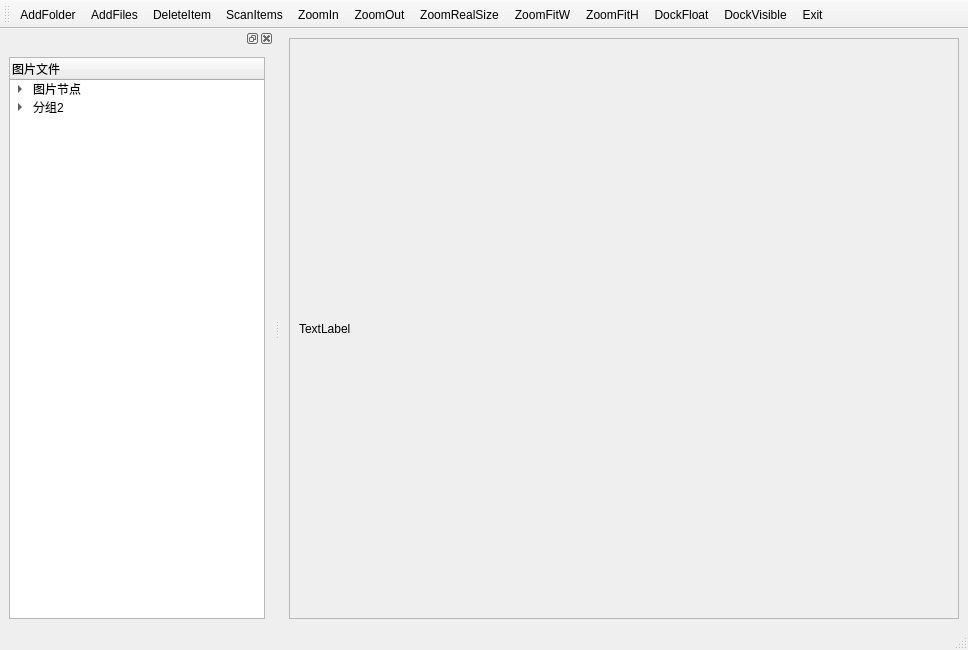
<?xml version="1.0" encoding="UTF-8"?>
<ui version="4.0">
 <class>MainWindow</class>
 <widget class="QMainWindow" name="MainWindow">
  <property name="geometry">
   <rect>
    <x>0</x>
    <y>0</y>
    <width>968</width>
    <height>650</height>
   </rect>
  </property>
  <property name="windowTitle">
   <string>MainWindow</string>
  </property>
  <widget class="QWidget" name="centralwidget">
   <layout class="QGridLayout" name="gridLayout_3">
    <item row="0" column="0">
     <widget class="QScrollArea" name="scrollArea">
      <property name="widgetResizable">
       <bool>true</bool>
      </property>
      <widget class="QWidget" name="scrollAreaWidgetContents">
       <property name="geometry">
        <rect>
         <x>0</x>
         <y>0</y>
         <width>673</width>
         <height>534</height>
        </rect>
       </property>
       <layout class="QHBoxLayout" name="horizontalLayout">
        <item>
         <widget class="QLabel" name="label">
          <property name="text">
           <string>TextLabel</string>
          </property>
         </widget>
        </item>
       </layout>
      </widget>
     </widget>
    </item>
   </layout>
  </widget>
  <widget class="QStatusBar" name="statusBar"/>
  <widget class="QToolBar" name="toolBar">
   <property name="windowTitle">
    <string>toolBar</string>
   </property>
   <property name="layoutDirection">
    <enum>Qt::LeftToRight</enum>
   </property>
   <property name="toolButtonStyle">
    <enum>Qt::ToolButtonTextUnderIcon</enum>
   </property>
   <attribute name="toolBarArea">
    <enum>TopToolBarArea</enum>
   </attribute>
   <attribute name="toolBarBreak">
    <bool>false</bool>
   </attribute>
   <addaction name="actionAddFolder"/>
   <addaction name="actionAddFiles"/>
   <addaction name="actionDeleteItem"/>
   <addaction name="actionScanItems"/>
   <addaction name="actionZoomIn"/>
   <addaction name="actionZoomOut"/>
   <addaction name="actionZoomRealSize"/>
   <addaction name="actionZoomFitW"/>
   <addaction name="actionZoomFitH"/>
   <addaction name="actionDockFloat"/>
   <addaction name="actionDockVisible"/>
   <addaction name="actionExit"/>
  </widget>
  <widget class="QDockWidget" name="dockWidget_3">
   <attribute name="dockWidgetArea">
    <number>1</number>
   </attribute>
   <widget class="QWidget" name="dockWidgetContents_3">
    <layout class="QGridLayout" name="gridLayout">
     <item row="0" column="0">
      <widget class="QTreeWidget" name="treeFiles">
       <column>
        <property name="text">
         <string>图片文件</string>
        </property>
       </column>
       <item>
        <property name="text">
         <string>图片节点</string>
        </property>
        <item>
         <property name="text">
          <string>分组节点</string>
         </property>
        </item>
       </item>
       <item>
        <property name="text">
         <string>分组2</string>
        </property>
        <item>
         <property name="text">
          <string>图片2</string>
         </property>
        </item>
       </item>
      </widget>
     </item>
    </layout>
   </widget>
  </widget>
  <widget class="QMenuBar" name="menubar">
   <property name="geometry">
    <rect>
     <x>0</x>
     <y>0</y>
     <width>968</width>
     <height>22</height>
    </rect>
   </property>
   <property name="defaultUp">
    <bool>false</bool>
   </property>
  </widget>
  <action name="actionAddFolder">
   <property name="icon">
    <iconset resource="ico.qrc">
     <normaloff>:/ico/ico/AddDir.ico</normaloff>:/ico/ico/AddDir.ico</iconset>
   </property>
   <property name="text">
    <string>AddFolder</string>
   </property>
   <property name="toolTip">
    <string>添加目录</string>
   </property>
  </action>
  <action name="actionAddFiles">
   <property name="icon">
    <iconset resource="ico.qrc">
     <normaloff>:/ico/ico/AddFile.ico</normaloff>:/ico/ico/AddFile.ico</iconset>
   </property>
   <property name="text">
    <string>AddFiles</string>
   </property>
   <property name="toolTip">
    <string>添加文件</string>
   </property>
  </action>
  <action name="actionZoomIn">
   <property name="icon">
    <iconset resource="ico.qrc">
     <normaloff>:/ico/ico/BlowUp.ico</normaloff>:/ico/ico/BlowUp.ico</iconset>
   </property>
   <property name="text">
    <string>ZoomIn</string>
   </property>
   <property name="toolTip">
    <string>放大</string>
   </property>
  </action>
  <action name="actionZoomOut">
   <property name="icon">
    <iconset resource="ico.qrc">
     <normaloff>:/ico/ico/BlowDown.ico</normaloff>:/ico/ico/BlowDown.ico</iconset>
   </property>
   <property name="text">
    <string>ZoomOut</string>
   </property>
   <property name="toolTip">
    <string>缩小</string>
   </property>
  </action>
  <action name="actionZoomRealSize">
   <property name="icon">
    <iconset resource="ico.qrc">
     <normaloff>:/ico/ico/ActualSize.ico</normaloff>:/ico/ico/ActualSize.ico</iconset>
   </property>
   <property name="text">
    <string>ZoomRealSize</string>
   </property>
   <property name="toolTip">
    <string>实际大小</string>
   </property>
  </action>
  <action name="actionZoomFitW">
   <property name="icon">
    <iconset resource="ico.qrc">
     <normaloff>:/ico/ico/FitWidth.ico</normaloff>:/ico/ico/FitWidth.ico</iconset>
   </property>
   <property name="text">
    <string>ZoomFitW</string>
   </property>
   <property name="toolTip">
    <string>适合宽度</string>
   </property>
  </action>
  <action name="actionDeleteItem">
   <property name="icon">
    <iconset resource="ico.qrc">
     <normaloff>:/ico/ico/DeletedIcon.ico</normaloff>:/ico/ico/DeletedIcon.ico</iconset>
   </property>
   <property name="text">
    <string>DeleteItem</string>
   </property>
   <property name="toolTip">
    <string>删除节点</string>
   </property>
  </action>
  <action name="actionExit">
   <property name="icon">
    <iconset resource="ico.qrc">
     <normaloff>:/ico/ico/Exit.ico</normaloff>:/ico/ico/Exit.ico</iconset>
   </property>
   <property name="text">
    <string>Exit</string>
   </property>
   <property name="toolTip">
    <string>退出</string>
   </property>
  </action>
  <action name="actionZoomFitH">
   <property name="icon">
    <iconset resource="ico.qrc">
     <normaloff>:/ico/ico/SuitableHeight.ico</normaloff>:/ico/ico/SuitableHeight.ico</iconset>
   </property>
   <property name="text">
    <string>ZoomFitH</string>
   </property>
   <property name="toolTip">
    <string>适合高度</string>
   </property>
  </action>
  <action name="actionScanItems">
   <property name="icon">
    <iconset resource="ico.qrc">
     <normaloff>:/ico/ico/TraversalNode.ico</normaloff>:/ico/ico/TraversalNode.ico</iconset>
   </property>
   <property name="text">
    <string>ScanItems</string>
   </property>
   <property name="toolTip">
    <string>遍历节点</string>
   </property>
  </action>
  <action name="actionDockVisible">
   <property name="icon">
    <iconset resource="ico.qrc">
     <normaloff>:/ico/ico/ActualSize.ico</normaloff>:/ico/ico/ActualSize.ico</iconset>
   </property>
   <property name="text">
    <string>DockVisible</string>
   </property>
   <property name="toolTip">
    <string>窗口可见</string>
   </property>
  </action>
  <action name="actionDockFloat">
   <property name="icon">
    <iconset resource="ico.qrc">
     <normaloff>:/ico/ico/FormFloat.ico</normaloff>:/ico/ico/FormFloat.ico</iconset>
   </property>
   <property name="text">
    <string>DockFloat</string>
   </property>
   <property name="toolTip">
    <string>窗口浮动</string>
   </property>
  </action>
 </widget>
 <resources>
  <include location="ico.qrc"/>
 </resources>
 <connections/>
</ui>
